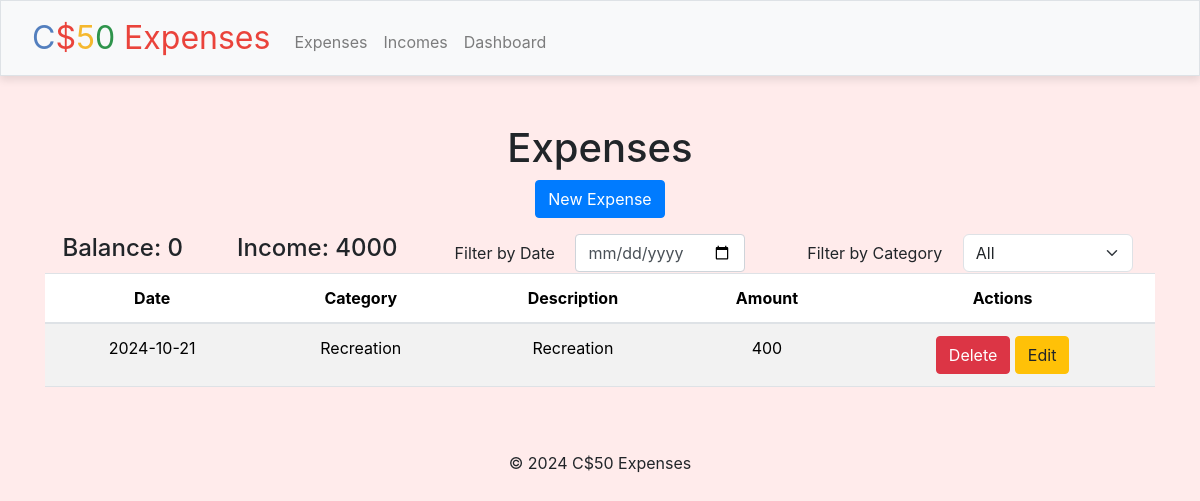
The app's page /expenses, older data.
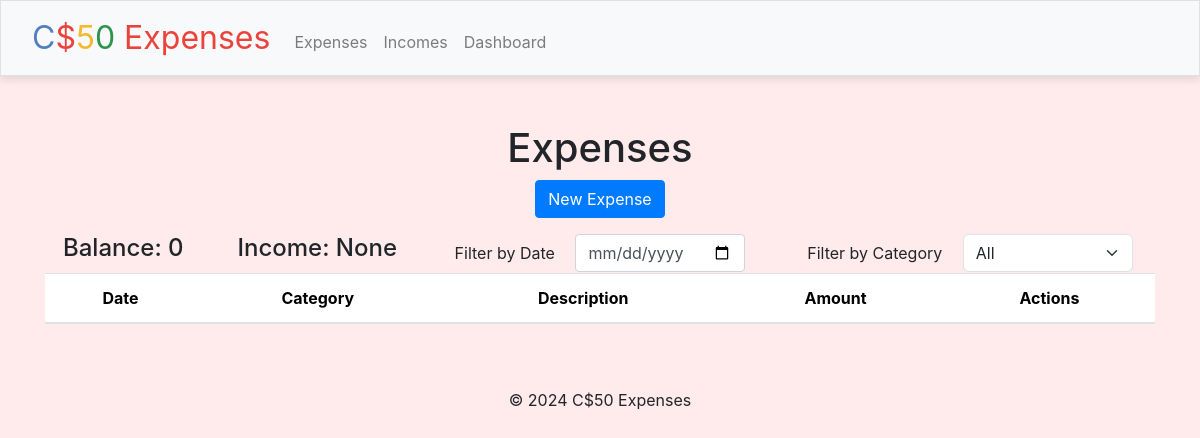
The same page, newer data.
### tables this page shows
CREATE TABLE expenses (
    id INTEGER PRIMARY KEY AUTOINCREMENT,
    amount NUMERIC NOT NULL,
    category TEXT NOT NULL,
    description TEXT,
    date TIMESTAMP DEFAULT CURRENT_TIMESTAMP
);

### app.py (the view, shortened to what this page needs)
@app.route("/expenses", methods=["GET", "POST", "DELETE"])
def expenses():
    if request.method == "POST":
        amount = request.form.get("amount")
        category = request.form.get("category")
        description = request.form.get("description")
        date = request.form.get("date")
        db.execute("INSERT INTO expenses (amount, category, description, date) VALUES (?, ?, ?, ?)", amount, category, description, date)
        return redirect("/expenses")
    else:
        start_date,end_date=thirty_days_Counter()
        expenses = db.execute("SELECT * FROM expenses WHERE date(date) BETWEEN ? AND ?", start_date, end_date)
        income = db.execute("SELECT sum(amount) FROM incomes WHERE date(date) BETWEEN ? AND ?", start_date, end_date)
        income = income[0]['sum(amount)']
        return render_template("expenses.html",expenses=expenses,income=income)

### app.py (called while the page is built)
@app.after_request
def after_request(response):
    response.headers["Cache-Control"] = "no-cache, no-store, must-revalidate"
    response.headers["Expires"] = 0
    response.headers["Pragma"] = "no-cache"
    return response

def thirty_days_Counter():
    current_year = datetime.now().year
    current_month= datetime.now().month
    start_date = f"{current_year}-{current_month:02d}-01"
    end_date = f"{current_year}-{current_month:02d}-31"
    return start_date, end_date

### templates/expenses.html (shortened to what this page needs)
{%extends "layout.html"%} {%block title%}Expenses{%endblock%} {%block main%}
  <h1>Expenses</h1>
  <button class="btn btn-primary mb-3" onclick="window.location.href='/expenses/new'">New Expense</button>
  <div class="container">
    <div class="row">
      <div class="col-sm">
        <h4 id="balance" style="text-align: left" class="d-inline-block w-50">Balance: 0</h4>
        <h4 id="total" style="text-align: left" class="d-inline-block">Income: {{income}}</h4>
      </div>
      {% include "dateFilter.html" %}
      <div class="col-sm">
        <label for="categoryFilter" class="form-label d-inline-block"> Filter by Category </label>
        <select class="form-select d-inline-block w-50 ml-3" id="categoryFilter" name="categoryFilter">
          <option value="All">All</option>
        </select>
      </div>
    </div>
    </div>
    <table class="table table-striped">
      <thead>
        <tr>
          <th>Date</th>
          <th>Category</th>
          <th>Description</th>
          <th>Amount</th>
          <th>Actions</th>
        </tr>
      </thead>
      <tbody id="expenseTable">
        {% for expense in expenses %}
        <tr>
          <td>{{expense.date}}</td>
          <td>{{expense.category}}</td>
          <td>{{expense.description}}</td>
          <td>{{expense.amount}}</td>
          <td>
            <button class="btn btn-danger" onclick="deleteExpense('{{expense.id}}')">Delete</button>
            <a href="/expenses/edit?id={{expense.id}}" class="btn btn-warning">Edit</a>
          </td>
        </tr>
        {%endfor%}
      </tbody>
    </table>
    {%endblock%}

Row changes from the older to the newer data that the page shows:
removed expenses: date "2024-10-21", category "Recreation", description "Recreation", amount "400"
Text that changed along with them:
{{ income }}: "4000" → "None"
